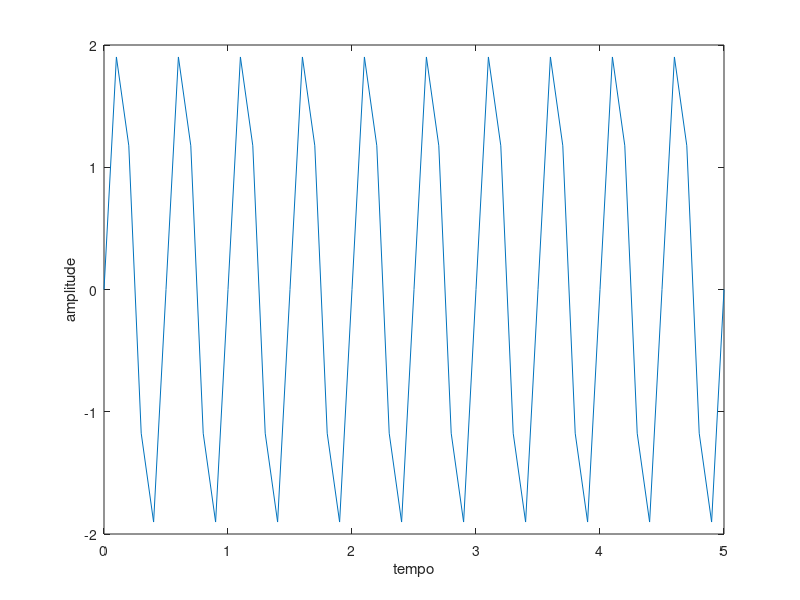
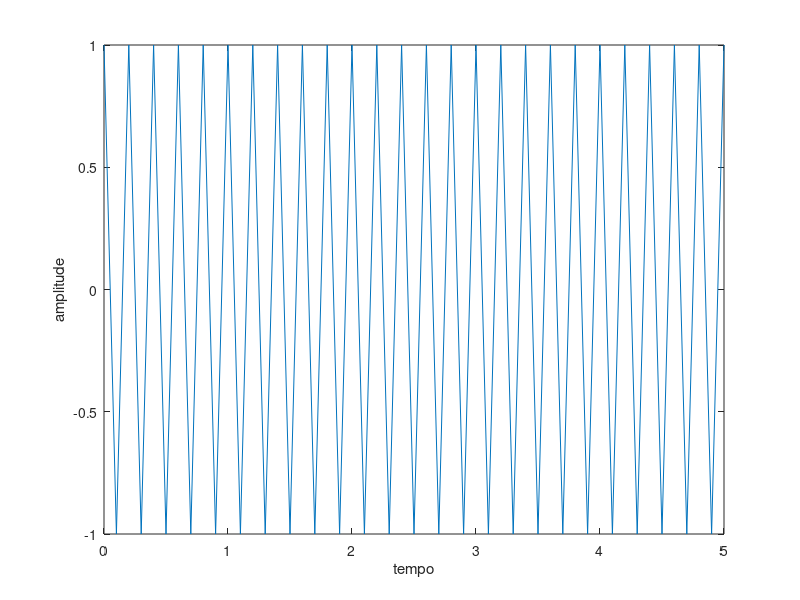
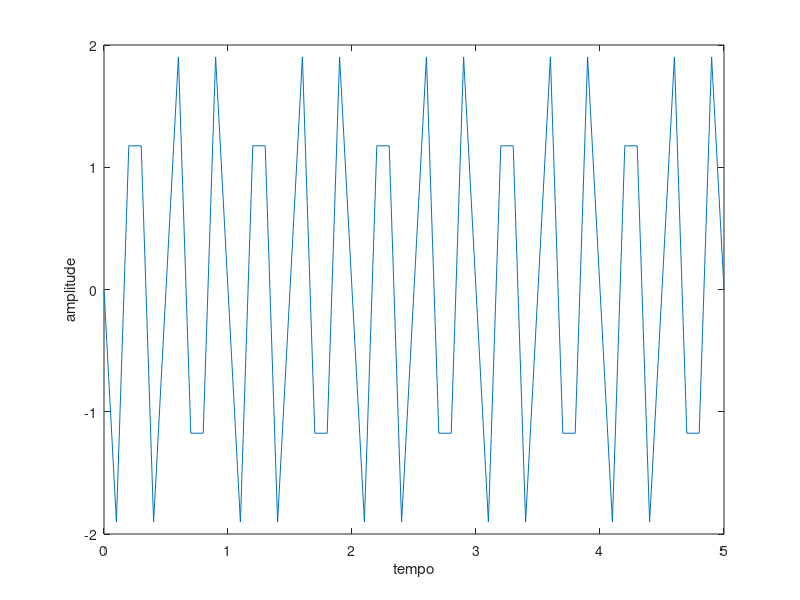
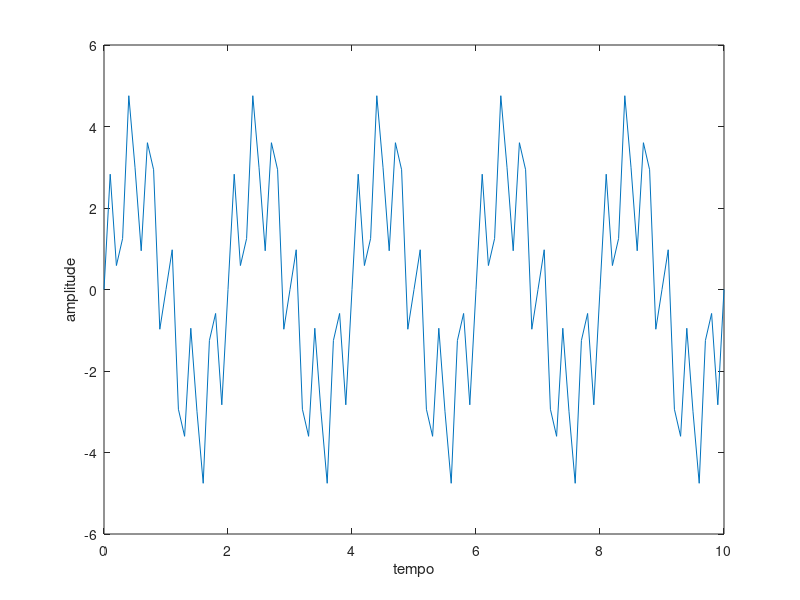

MATLAB code for these plots, in order:
%2
Ta = 0.1;

%a 
t = 0:Ta:5;
x = 2*sin(4*pi*t);
figure(1)
title('a')
plot(t,x)
xlabel('tempo'), ylabel('amplitude');

%b

t = 0:Ta:5;
y = cos(10*pi*t);
figure(2)
title('b')
plot(t,y)
xlabel('tempo'), ylabel('amplitude');

%c
z = x.*y;
figure(3)
title('c')
plot(t,z)
xlabel('tempo'), ylabel('amplitude');


%d 
t = 0:Ta:10;
w = 3*sin(pi*t)+2*sin(6*pi*t);
figure(4)
title('d')
plot(t,w)
xlabel('tempo'), ylabel('amplitude');

%e 
t = 0:Ta:5;
[t1,t2] = meshgrid(t,t);
q = 2.*sin(2.*pi*(2.*t1+t2));
figure(5)
title('e')
mesh(t,t,q)














